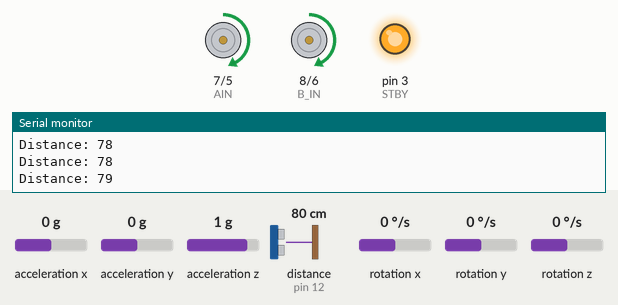
This sketch was run on a simulated Arduino Uno, built with avr-gcc and run on an emulated ATmega328P. Shown: direction and speed pins drawn as motors (green arrow = direction pin HIGH = forward, orange = LOW = backward, longer = more drive, stopped while the standby pin is LOW), output pins drawn as LEDs (lit = HIGH), the last lines printed to the serial monitor. Wiring (inferred from the names in the program): ultrasonic range finder: trigger pin 13; echo pin 12; MPU-6050 motion sensor at I2C address 0x68. The inputs (shaded band) are chosen by the test bench; at power-on: rotation z 0 °/s, distance to the obstacle (sensor on pin 12) 80 cm, acceleration x 0 g, acceleration y 0 g, acceleration z 1 g, rotation x 0 °/s, rotation y 0 °/s. The echo pulse lasts 58.3 µs per cm; pins used as bus, display or sensor lines are not drawn.

Above: at 1.7 s.
1.8 s: rotation z set to -192 °/s
At 4.0 s:
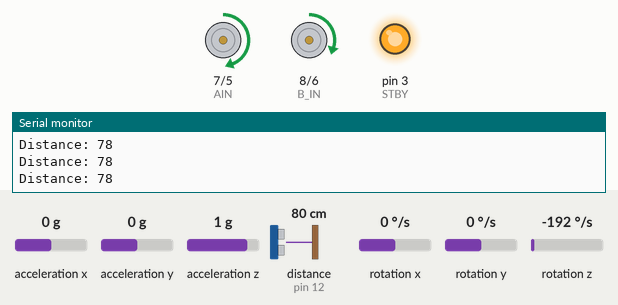
4.8 s: distance to the obstacle (sensor on pin 12) set to 35 cm
6.4 s: distance to the obstacle (sensor on pin 12) set to 28 cm
At 8.9 s:
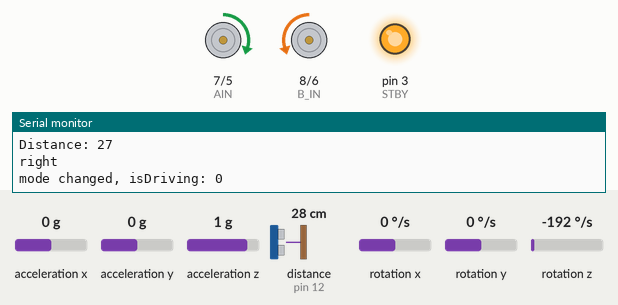
9.2 s: rotation z set to -56 °/s
At 10.7 s:
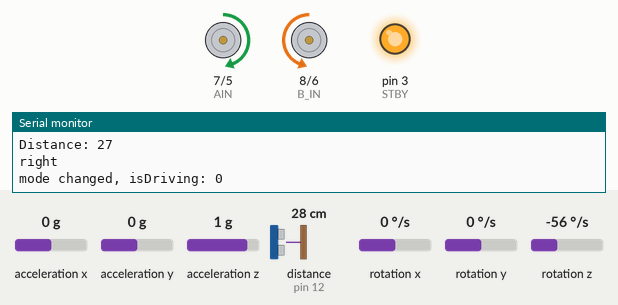
Timing chart, 0 to 12.2 s (numbered marks = the images above; inputs shaded):
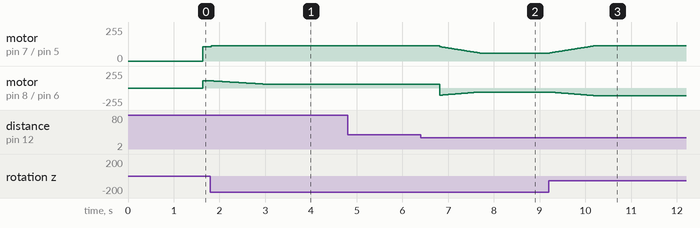

The sketch:

Project2_Task1.ino
```cpp
#include <IRremote.h>
#include <Wire.h>

//IR RECEIVER
int RECV_PIN = 9;
IRrecv irrecv(RECV_PIN);
decode_results results;

//Control Pings for Motors
const int PWMA = 5;  //RIGHT SPEED
const int PWMB = 6;  //LEFT SPEED
const int AIN = 7;   //RIGHT DIRECTION
const int B_IN = 8;  //LEFT DIRECTION
const int STBY = 3;

//Timings and MPU6050
const int MPU = 0x68;                                            // MPU6050 I2C address
float AccX, AccY, AccZ;                                          //linear acceleration
float GyroX, GyroY, GyroZ;                                       //angular velocity
float accAngleX, accAngleY, gyroAngleX, gyroAngleY, gyroAngleZ;  //used in void loop()
float roll, pitch, yaw;
float AccErrorX, AccErrorY, GyroErrorX, GyroErrorY, GyroErrorZ;
float elapsedTime, currentTime, previousTime;
int c = 0;

//MOTOR VALUES
const int maxSpeed = 115;  //max PWM value written to motor speed pin.
const int minSpeed = 60;   //min PWM value
float angle;               //due to how I orientated my MPU6050 on my car, angle = roll
float targetAngle = 0;
int equilibriumSpeed = 108;  //rough estimate desired PWM to motor
int leftSpeedVal;
int rightSpeedVal;
bool isDriving = true;       //it the car driving forward OR rotate/stationary
bool prevIsDriving = false;  //equals isDriving in the previous iteration of void loop()
bool paused = false;         //is the program paused

bool iD = false;  // Set to false when cart is not currently moving
unsigned long motion;
unsigned long readValue;
bool startCheck = false;

//For Iterative Hardcoded Process
int numInt = 4, iterCount = 0;
bool pastIter;
bool checkDistance = false;
bool STOP = false;

//Ultrasonic Setup
const int trigPin = 13;
const int echoPin = 12;
long duration;
int distance;

//PID Gains;
int kp = 2;

void setup() {
  //MPU6050 Setup


  Wire.begin();                 // Initialize comunication
  Wire.beginTransmission(MPU);  // Start communication with MPU6050 // MPU=0x68
  Wire.write(0x6B);             // Talk to the register 6B
  Wire.write(0x00);             // Make reset - place a 0 into the 6B register
  Wire.endTransmission(true);   //end the transmission
  // Call this function if you need to get the IMU error values for your module
  calculateError();
  delay(20);
  //MOTOR PIN SETUP
  pinMode(PWMA, OUTPUT);
  pinMode(PWMB, OUTPUT);
  pinMode(AIN, OUTPUT);
  pinMode(B_IN, OUTPUT);
  pinMode(STBY, OUTPUT);
  digitalWrite(STBY, HIGH);

  //Ultrasonic Pin Setup
  pinMode(trigPin, OUTPUT);  // Sets the trigPin as an Output
  pinMode(echoPin, INPUT);   // Sets the echoPin as an Input

  Serial.begin(9600);
  currentTime = micros();  //Intialize Timing
}

void loop() {
  angle = getAngle();

  if (checkDistance) {
    checkDistance = false;
    isDriving = false;
    pastIter = false;
    iterCount++;
  }

  //BELOW IS THE SEQUENCE OF THE BOT
  if (!pastIter) {
    if (iterCount == 0) {
      motion = 4;
      Serial.print("iterCount: ");
      Serial.println(iterCount);
    }
    if (iterCount == 1) {
      motion = 1;
      pastIter = true;
      Serial.print("iterCount: ");
      Serial.print(iterCount);
    }
    if (iterCount == 2) {
      motion = 3;
      pastIter = true;
    }
    if (iterCount == 3) {
      motion = 1;
      pastIter = true;
    }
    if (iterCount == 4) {
      motion = 2;
      pastIter = true;
    }
    if (iterCount == 5) {
      motion = 1;
      pastIter = true;
    }
    if (iterCount == 6) {
      motion = 4;
      delay(350);
      stopCar();
      pastIter = true;
      STOP = true;
    }
    switch (motion) {
      case 1:
        Serial.println("forward");
        isDriving = true;
        delay(100);
        break;
      case 2:
        Serial.println("left");
        targetAngle += 83;
        isDriving = false;
        delay(400);
        break;
      case 3:
        Serial.println("right");
        targetAngle -= 83;
        isDriving = false;
        delay(400);
        break;
      case 4:
        Serial.println("stop");
        isDriving = false;
        iterCount++;
        delay(1000);
        break;
    }
  }
  while (STOP) {
    stopCar();
  }

  //DRIVE STRAIGHT, STOP, OR ROTATE BASED ON SWITCH CASE STATED
  static int count;
  static int countStraight;
  if (count < 6) {
    count++;
  } else {  //runs once after void loop() runs 7 times. void loop runs about every 2.8ms, so this else condition runs every 19.6ms or 50 times/second
    count = 0;
    if (!paused) {
      if (isDriving != prevIsDriving) {
        leftSpeedVal = equilibriumSpeed;
        countStraight = 0;
        Serial.print("mode changed, isDriving: ");
        Serial.println(isDriving);
      }
      if (isDriving) {
        if (abs(targetAngle - angle) < 3) {
          if (countStraight < 20) {
            countStraight++;
          } else {
            countStraight = 0;
            equilibriumSpeed = leftSpeedVal;  //to find equilibrium speed, 20 consecutive readings need to indicate car is going straight
            Serial.print("EQUILIBRIUM reached, equilibriumSpeed: ");
            Serial.println(equilibriumSpeed);
          }
        } else {
          countStraight = 0;
        }
        iD = driving(iD);
        digitalWrite(trigPin, LOW);
        delayMicroseconds(2);
        digitalWrite(trigPin, HIGH);
        delayMicroseconds(10);
        digitalWrite(trigPin, LOW);
        duration = pulseIn(echoPin, HIGH);
        distance = duration * 0.034 / 2;
        Serial.print("Distance: ");
        Serial.println(distance);
        if (distance < 30) {
          checkDistance = true;
        }
      } else {
        rotate();
      }
      prevIsDriving = isDriving;
    }
  }
}

/*int getDistance(){
  long duration;
  digitalWrite(trigPin, LOW);
  delayMicroseconds(2);
  // Sets the trigPin on HIGH state for 10 micro seconds
  digitalWrite(trigPin, HIGH);
  delayMicroseconds(10);
  digitalWrite(trigPin, LOW);
  // Reads the echoPin, returns the sound wave travel time in microseconds
  duration = pulseIn(echoPin, HIGH);
  // Calculating the distance
  distance = duration * 0.034 / 2;
  // Prints the distance on the Serial Monitor
  return(distance);
}*/

float getAngle() {
  // === Read accelerometer (on the MPU6050) data === //
  readAcceleration();
  // Calculating Roll and Pitch from the accelerometer data
  accAngleX = (atan(AccY / sqrt(pow(AccX, 2) + pow(AccZ, 2))) * 180 / PI) - AccErrorX;  //AccErrorX is calculated in the calculateError() function
  accAngleY = (atan(-1 * AccX / sqrt(pow(AccY, 2) + pow(AccZ, 2))) * 180 / PI) - AccErrorY;

  // === Read gyroscope (on the MPU6050) data === //
  previousTime = currentTime;
  currentTime = micros();
  elapsedTime = (currentTime - previousTime) / 1000000;  // Divide by 1000 to get seconds
  readGyro();
  // Correct the outputs with the calculated error values
  GyroX -= GyroErrorX;  //GyroErrorX is calculated in the calculateError() function
  GyroY -= GyroErrorY;
  GyroZ -= GyroErrorZ;
  // Currently the raw values are in degrees per seconds, deg/s, so we need to multiply by sendonds (s) to get the angle in degrees
  gyroAngleX += GyroX * elapsedTime;  // deg/s * s = deg
  gyroAngleY += GyroY * elapsedTime;
  yaw += GyroZ * elapsedTime;
  //combine accelerometer- and gyro-estimated angle values. 0.96 and 0.04 values are determined through trial and error by other people
  roll = 0.96 * gyroAngleX + 0.04 * accAngleX;
  pitch = 0.96 * gyroAngleY + 0.04 * accAngleY;
  angle = yaw;
  return (angle);
}

bool driving(bool iD) {                         //called by void loop(), which isDriving = true
  int deltaAngle = round(targetAngle - angle);  //rounding is neccessary, since you never get exact values in reality
  forward();
  if (!iD) {
    iD = true;
    analogWrite(PWMA, equilibriumSpeed);
    analogWrite(PWMB, equilibriumSpeed);
  }
  if (deltaAngle != 0) {
    controlSpeed();
    rightSpeedVal = maxSpeed;
    analogWrite(PWMA, rightSpeedVal);
    analogWrite(PWMB, leftSpeedVal);
  }
  return (iD);
}

void controlSpeed() {  //this function is called by driving ()
  int deltaAngle = round(targetAngle - angle);
  int targetGyroZ;

  //setting up PID (Proportional Control only: P-Controller)
  if (deltaAngle > 30) {
    targetGyroZ = 60;
  } else if (deltaAngle < -30) {
    targetGyroZ = -60;
  } else {
    targetGyroZ = kp * deltaAngle;
  }

  if (round(targetGyroZ - GyroZ) == 0) {
    ;
  } else if (targetGyroZ > GyroZ) {
    leftSpeedVal = changeSpeed(leftSpeedVal, -1);  //would increase GyroZ
  } else {
    leftSpeedVal = changeSpeed(leftSpeedVal, +1);
  }
}

void rotate() {  //called by void loop(), which isDriving = false
  int deltaAngle = round(targetAngle - angle);
  int targetGyroZ;
  if (abs(deltaAngle) <= 1) {
    stopCar();
    delay(500);
    //iterCount++;
    checkDistance = true;
  } else {
    if (angle > targetAngle) {  //turn left
      left();
    } else if (angle < targetAngle) {  //turn right
      right();
    }
    //setting up PID (Just P-controller)
    if (abs(deltaAngle) > 30) {
      targetGyroZ = 60;
    } else {
      targetGyroZ = kp * abs(deltaAngle);  //Proportional Control
    }

    if (round(targetGyroZ - abs(GyroZ)) == 0) {
      ;
    } else if (targetGyroZ > abs(GyroZ)) {
      leftSpeedVal = changeSpeed(leftSpeedVal, +1);  //would increase abs(GyroZ)
    } else {
      leftSpeedVal = changeSpeed(leftSpeedVal, -1);
    }
    rightSpeedVal = leftSpeedVal;
    analogWrite(PWMA, rightSpeedVal);
    analogWrite(PWMB, leftSpeedVal);
  }
  iD = false;
}

int changeSpeed(int motorSpeed, int increment) {
  motorSpeed += increment;
  if (motorSpeed > maxSpeed) {  //to prevent motorSpeed from exceeding 255, which is a problem when using analogWrite
    motorSpeed = maxSpeed;
  } else if (motorSpeed < minSpeed) {
    motorSpeed = minSpeed;
  }
  return motorSpeed;
}

//Gyroscope Functions -----------------------------------------------------//
void calculateError() {
  //When this function is called, ensure the car is stationary. See Step 2 for more info
  // Read accelerometer values 200 times
  c = 0;
  while (c < 200) {
    readAcceleration();
    // Sum all readings
    AccErrorX += (atan((AccY) / sqrt(pow((AccX), 2) + pow((AccZ), 2))) * 180 / PI);
    AccErrorY += (atan(-1 * (AccX) / sqrt(pow((AccY), 2) + pow((AccZ), 2))) * 180 / PI);
    c++;
  }
  //Divide the sum by 200 to get the error value, since expected value of reading is zero
  AccErrorX = AccErrorX / 200;
  AccErrorY = AccErrorY / 200;
  c = 0;

  // Read gyro values 200 times
  while (c < 200) {
    readGyro();
    // Sum all readings
    GyroErrorX += GyroX;
    GyroErrorY += GyroY;
    GyroErrorZ += GyroZ;
    c++;
  }
  //Divide the sum by 200 to get the error value
  GyroErrorX = GyroErrorX / 200;
  GyroErrorY = GyroErrorY / 200;
  GyroErrorZ = GyroErrorZ / 200;
  Serial.println("The the gryoscope setting in MPU6050 has been calibrated");
}

void readAcceleration() {
  Wire.beginTransmission(MPU);
  Wire.write(0x3B);  // Start with register 0x3B (ACCEL_XOUT_H)
  Wire.endTransmission(false);
  Wire.requestFrom(MPU, 6, true);  // Read 6 registers total, each axis value is stored in 2 registers
  //For a range of +-2g, we need to divide the raw values by 16384, according to the MPU6050 datasheet
  AccX = (Wire.read() << 8 | Wire.read()) / 16384.0;  // X-axis value
  AccY = (Wire.read() << 8 | Wire.read()) / 16384.0;  // Y-axis value
  AccZ = (Wire.read() << 8 | Wire.read()) / 16384.0;  // Z-axis value
}

void readGyro() {
  Wire.beginTransmission(MPU);
  Wire.write(0x43);
  Wire.endTransmission(false);
  Wire.requestFrom(MPU, 6, true);
  GyroX = (Wire.read() << 8 | Wire.read()) / 131.0;
  GyroY = (Wire.read() << 8 | Wire.read()) / 131.0;
  GyroZ = (Wire.read() << 8 | Wire.read()) / 131.0;
}
//-----------------------------------------------------//
//Changes Direction of the Motor

void stopCar() {
  digitalWrite(STBY, LOW);
  delay(500);
}
void forward() {  //drives the car forward, assuming leftSpeedVal and rightSpeedVal are set high enough
  digitalWrite(STBY, HIGH);
  digitalWrite(AIN, HIGH);
  digitalWrite(B_IN, HIGH);
}
void left() {  //rotates the car left, assuming speed leftSpeedVal and rightSpeedVal are set high enough
  digitalWrite(STBY, HIGH);
  digitalWrite(AIN, LOW);
  digitalWrite(B_IN, HIGH);
}
void right() {
  digitalWrite(STBY, HIGH);
  digitalWrite(AIN, HIGH);
  digitalWrite(B_IN, LOW);
}
```

SR04.cpp
```cpp
#include "SR04.h"

SR04::SR04(int echoPin, int triggerPin) {
    _echoPin = echoPin;
    _triggerPin = triggerPin;
    pinMode(_echoPin, INPUT);
    pinMode(_triggerPin, OUTPUT);
    _autoMode = false;
    _distance = 999;
}


long SR04::Distance() {
    long d = 0;
    _duration = 0;
    digitalWrite(_triggerPin, LOW);
    delayMicroseconds(2);
    digitalWrite(_triggerPin, HIGH);
    delayMicroseconds(10);
    digitalWrite(_triggerPin, LOW);
    delayMicroseconds(2);
    _duration = pulseIn(_echoPin, HIGH, PULSE_TIMEOUT);
    d = MicrosecondsToCentimeter(_duration);
    delay(25);
    return d;
}

long SR04::DistanceAvg(int wait, int count) {
    long min, max, avg, d;
    min = 999;
    max = 0;
    avg = d = 0;

    if (wait < 25) {
        wait = 25;
    }

    if (count < 1) {
        count = 1;
    }

    for (int x = 0; x < count + 2; x++) {
        d = Distance();

        if (d < min) {
            min = d;
        }

        if (d > max) {
            max = d;
        }

        avg += d;
    }

    // substract highest and lowest value
    avg -= (max + min);
    // calculate average
    avg /= count;
    return avg;
}

void SR04::Ping() {
    _distance = Distance();
}

long SR04::getDistance() {
    return _distance;
}

long SR04::MicrosecondsToCentimeter(long duration) {
    long d = (duration * 100) / 5882;
    //d = (d == 0)?999:d;
    return d;
}
```

SR04.h
```cpp
#ifndef SR04_H
#define SR04_H

#if defined(ARDUINO) && ARDUINO >= 100
	#include "Arduino.h"
#else
	#include "WProgram.h"
#endif
//#include "pins_arduino.h"

#include <inttypes.h>

#define PULSE_TIMEOUT 150000L	// 100ms
#define DEFAULT_DELAY 10
#define DEFAULT_PINGS 5
class SR04 {
public:

	/**
	* Constructor
	* Ultrasonic sensor SR04, four connections pins
	* VCC, ECHO, TRIGGER, GND
	* <br>
	* \param echoPin digital INPUT-Pin for measuring distance
	* \param triggerPin if 10us high a trigger signal is generated from
	*					SR04
	*
	* \return void
	*/
	SR04(int echoPin, int triggerPin);

	/**
	* Do a measurment for this sensor. Return distance as long
	* in centimenter
	* \return long distance in centimeter
	*/
	long Distance();

	/**
	* Do count measurents and calculate the average.
	* To avoid defilement from ow/high peaks, min/max values
	* are substracted from the average
	*
	* \param wait delay between measurements, default = DEFAULT_DELAY/ms
	* \param count number of measurements, default DEFAULT_PINGS
	* \return long distance in centimeter
	**/
	long DistanceAvg(int wait=DEFAULT_DELAY, int count=DEFAULT_PINGS);

	/**
	* Do only a ping. Get result with methode getDistance()
	*
	* \param keine
	*/
	void Ping() ;

	/**
	* return latest distance. Methode Ping() should be called before
	* \param keine
	* \return Distanz in Zentimeter
	*/
	long getDistance();


private:
	/**
	* Do the measurement calculation and return result in centimeter
	* SR04 measure echo time to obstacle and return way.
	* <br>
	* Sound travels with 340m/sec
	* <br>
	* Example: Obstace 100cm away from SR04. Measure time is 100cm to
	* obstacle and 100cm return = 200cm
	* <br>
	* 1sec = 1000ms = 1.000.000uS
	* 1.000.000 / 340 = Distance in microseconds for 100cm
	* 2941uS fuer 100cm = 5882 uS fuer 200cm
	*
	* duration / 5882 * 100 = distance in cm
	*/
	long MicrosecondsToCentimeter(long duration);

	long _currentDistance;
	int _echoPin, _triggerPin;
	long _duration, _distance;
	bool _autoMode;
};
#endif
```

Measured:
- the behaviour switches between 31 and 30 cm on distance to the obstacle (sensor on pin 12) (found by bisection; images 1 and 2)
- after the input at 1.8 s, motor on pin 7 (AIN) / pin 5 (PWMA): forward 108/255 → forward 115/255 at once; motor on pin 8 (B_IN) / pin 6 (PWMB): moves from forward 108/255 to forward 60/255 over 1.1 s, starting at once
- after the input at 6.4 s, motor on pin 7 (AIN) / pin 5 (PWMA): moves from forward 115/255 to forward 60/255 over 0.87 s, starting after 0.42 s
- after the input at 9.2 s, motor on pin 7 (AIN) / pin 5 (PWMA): moves from forward 60/255 to forward 115/255 over 1.0 s, starting at once; motor on pin 8 (B_IN) / pin 6 (PWMB): moves from backward 60/255 to backward 115/255 over 1.0 s, starting at once
